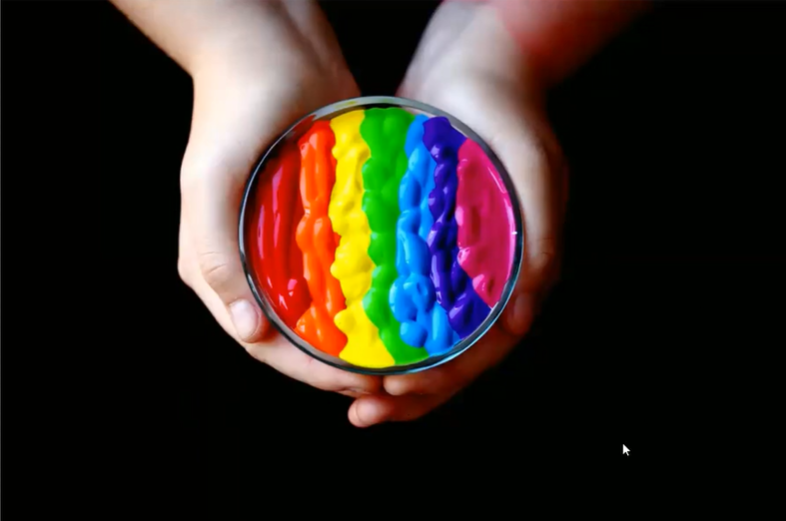
#> input picture colors.jpg, 786 x 521 px
$ python 'Crop images with openCV.py'
#> lines starting #> are read from the running program, lines starting #| are printed output that depends on the picture; after the words box and inside, x2 and y2 are one past the last pixel; in counts of white or black regions, pixels touching at a corner belong together
import cv2
import numpy as np


img = cv2.imread('colors.jpg')
#> img is the input picture: shape (521, 786, 3); mean B, G, R 33.7, 40, 49.4

rows, cols , _ = img.shape
#> rows = 521; cols = 786
print('Rows', rows)
#| Rows 521
print('Cols', cols)
#| Cols 786


#cut_image
cut_image = img[100:380 , 0:786] # rows then columns
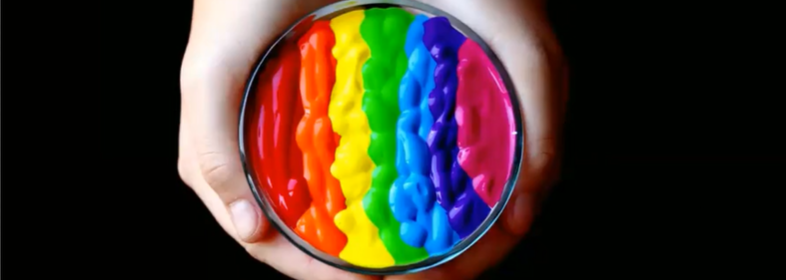
#> cut_image: shape (280, 786, 3); mean B, G, R 41.5, 51, 62.9


#Region of Interest
cv2.rectangle(img, (190,370), (535,100), (0,255,0), 3)
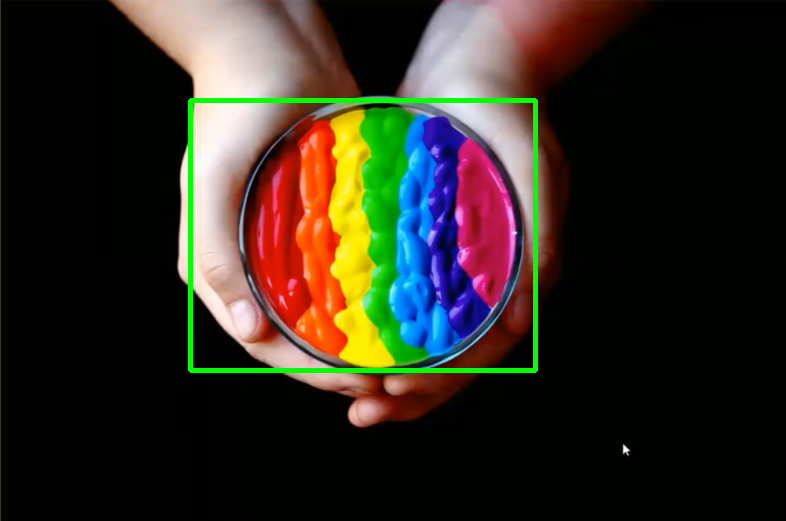
#> img: shape (521, 786, 3); 1.5% of pixels changed, all inside (x1, y1, x2, y2) = (188, 98, 538, 373)


cv2.imshow('img', img)
cv2.imshow('Cut img', cut_image)
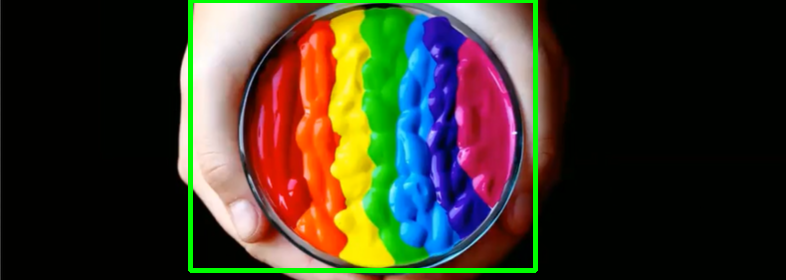
#> window 'Cut img': shape (280, 786, 3); mean B, G, R 39.3, 54.9, 60.1

cv2.waitKey(0)
cv2.destroyAllWindows()
